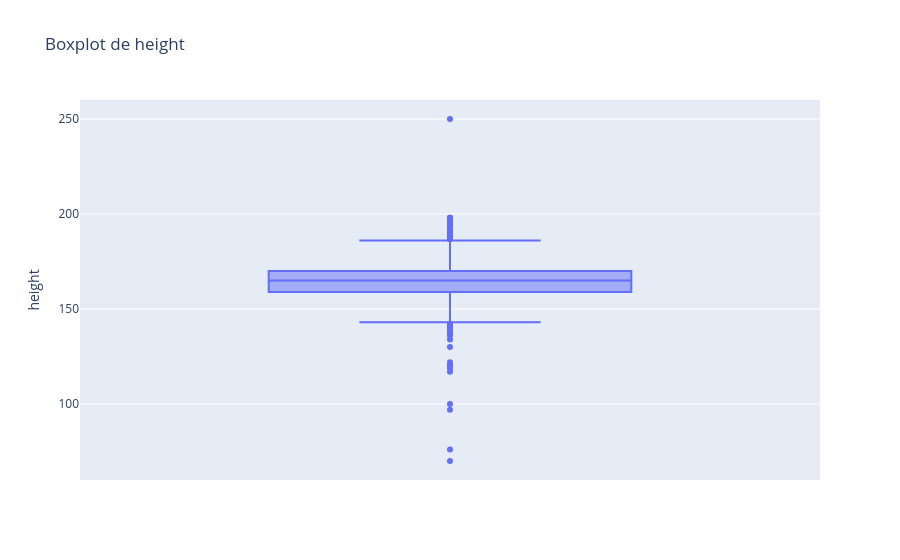

Source (notebook cell):
### Markdown cell above
Na base há mais homens (65%) que mulheres (34%).

### Code cell
#Variável height
fig = px.box(base, y='height', title='Boxplot de height')
fig.show()

### Figure 1 — Plotly figure (JSON) as saved in the notebook; plotly's stock layout.template omitted (floating-point values rounded to 4 significant figures; data arrays with more than 128 entries replaced by an {"elided": "..."} marker saying what was removed)
{"data": [{"alignmentgroup": "True", "hovertemplate": "height=%{y}<extra></extra>", "legendgroup": "", "marker": {"color": "#636efa"}, "name": "", "notched": false, "offsetgroup": "", "orientation": "v", "showlegend": false, "type": "box", "x0": " ", "xaxis": "x", "y": {"elided": "10000 int values"}, "y0": " ", "yaxis": "y"}], "layout": {"boxmode": "group", "legend": {"tracegroupgap": 0}, "title": {"text": "Boxplot de height"}, "xaxis": {"anchor": "y", "domain": [0, 1]}, "yaxis": {"anchor": "x", "domain": [0, 1], "title": {"text": "height"}}}}
